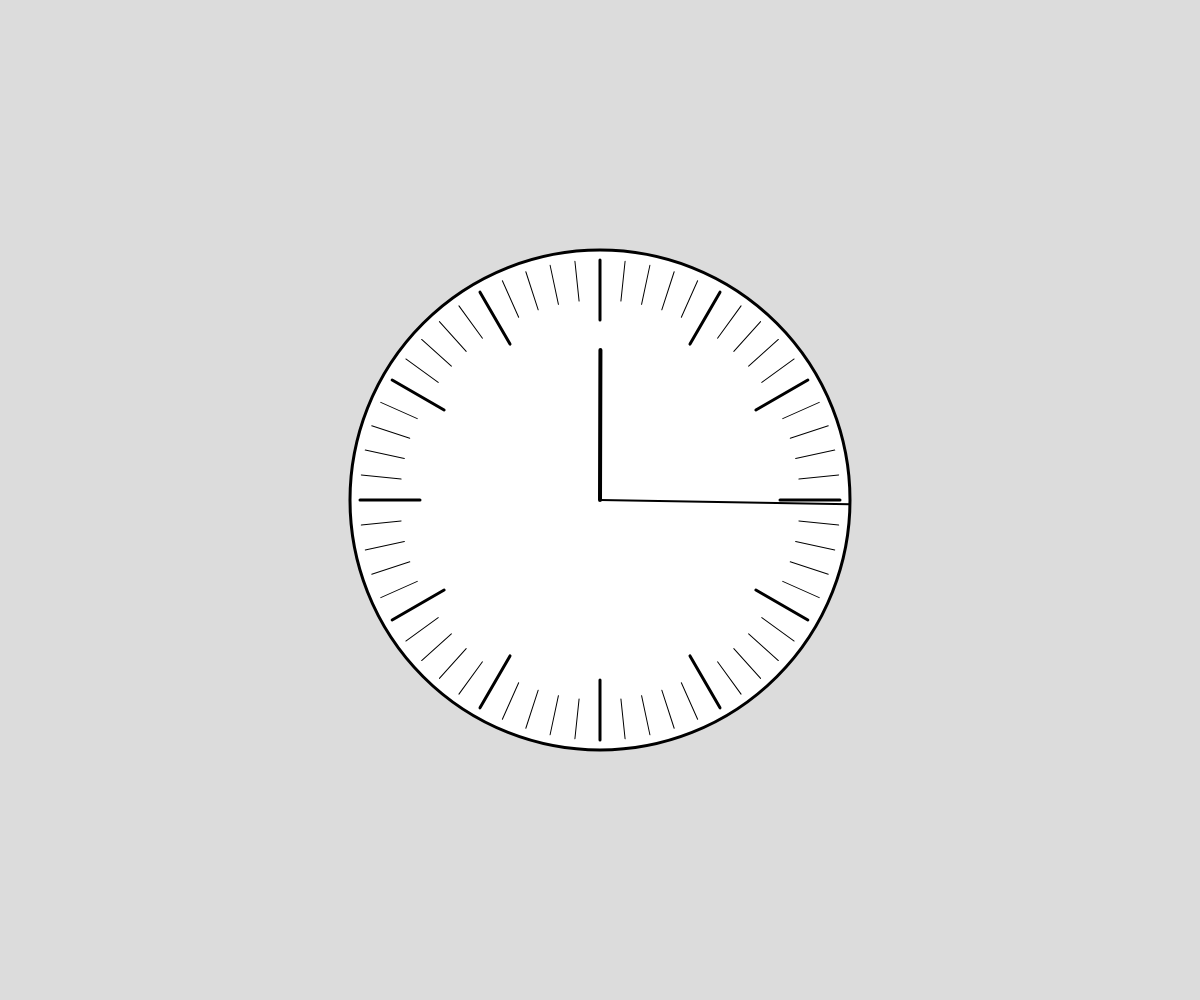
Frame 1 (no input)
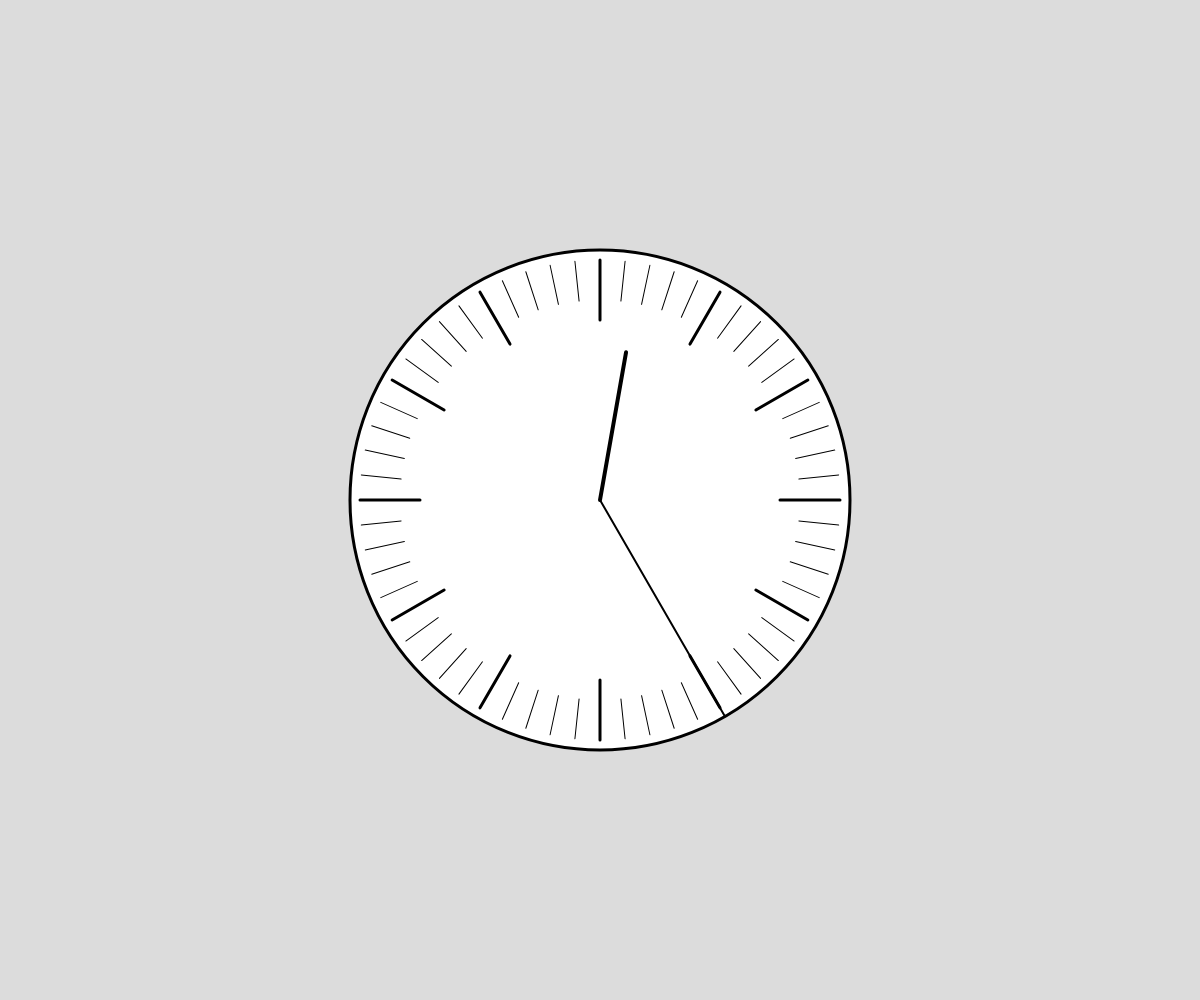
Frame 60 (no input)
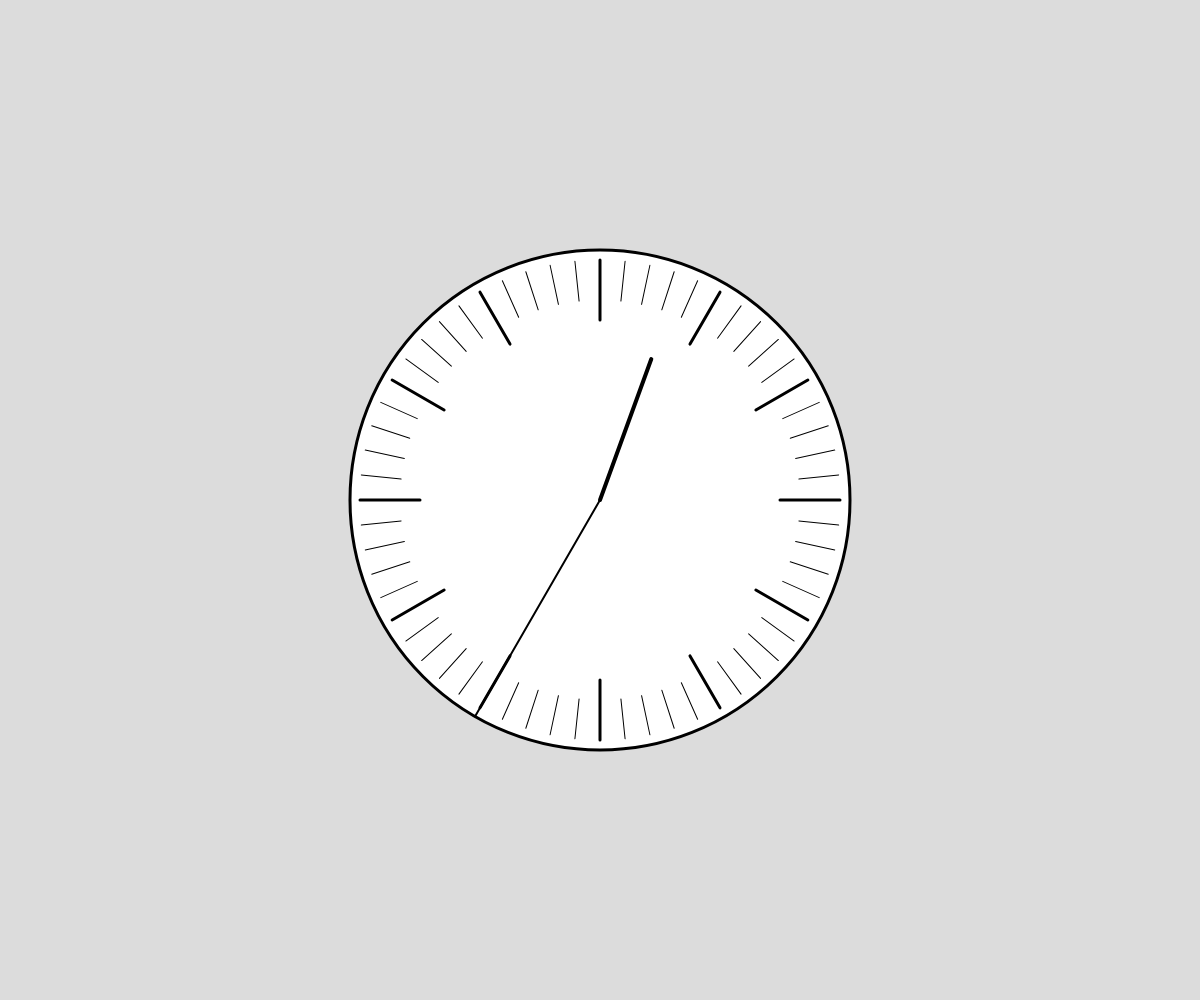
Frame 120 (the mouse pressed at the canvas centre since frame 60)

The p5.js sketch that drew these frames (run headless with seeded random() and noise() and a simulated clock; from frame 60 on, the mouse is pressed at the canvas centre):

// p5.js sketch
// ── sketch.js
// Project Title
// Your Name
// Date
//
// Extra for Experts:
// - describe what you did to take this project "above and beyond"


function setup() {
  createCanvas(windowWidth, windowHeight);
}

function draw() {
  background(220);
  push();
  translate(width/2, height/2);
  strokeWeight(3);
  ellipse(0, 0, 500, 500);
  
  
  for (let i = 0; i < 360; i += 6) {
    push();
    rotate(radians(i));
    if (i % 30 === 0) {
      //thick line
      strokeWeight(3);
      line(180, 0, 240, 0);
    }
    else {
      //thin line
      strokeWeight(1);
      line(200, 0, 240, 0);
    }
    pop();
  }
  //draw the hands of the clock
  //the second hand
  push();
  rotate(radians(frameCount));
  strokeWeight(2);
  line(0, 0, 250, 0);
  pop();

  push();
  strokeWeight(4);
  rotate(radians(frameCount/ 6));
  line(0, 0, 0, -150);
  pop();


  
  
  pop();
}
